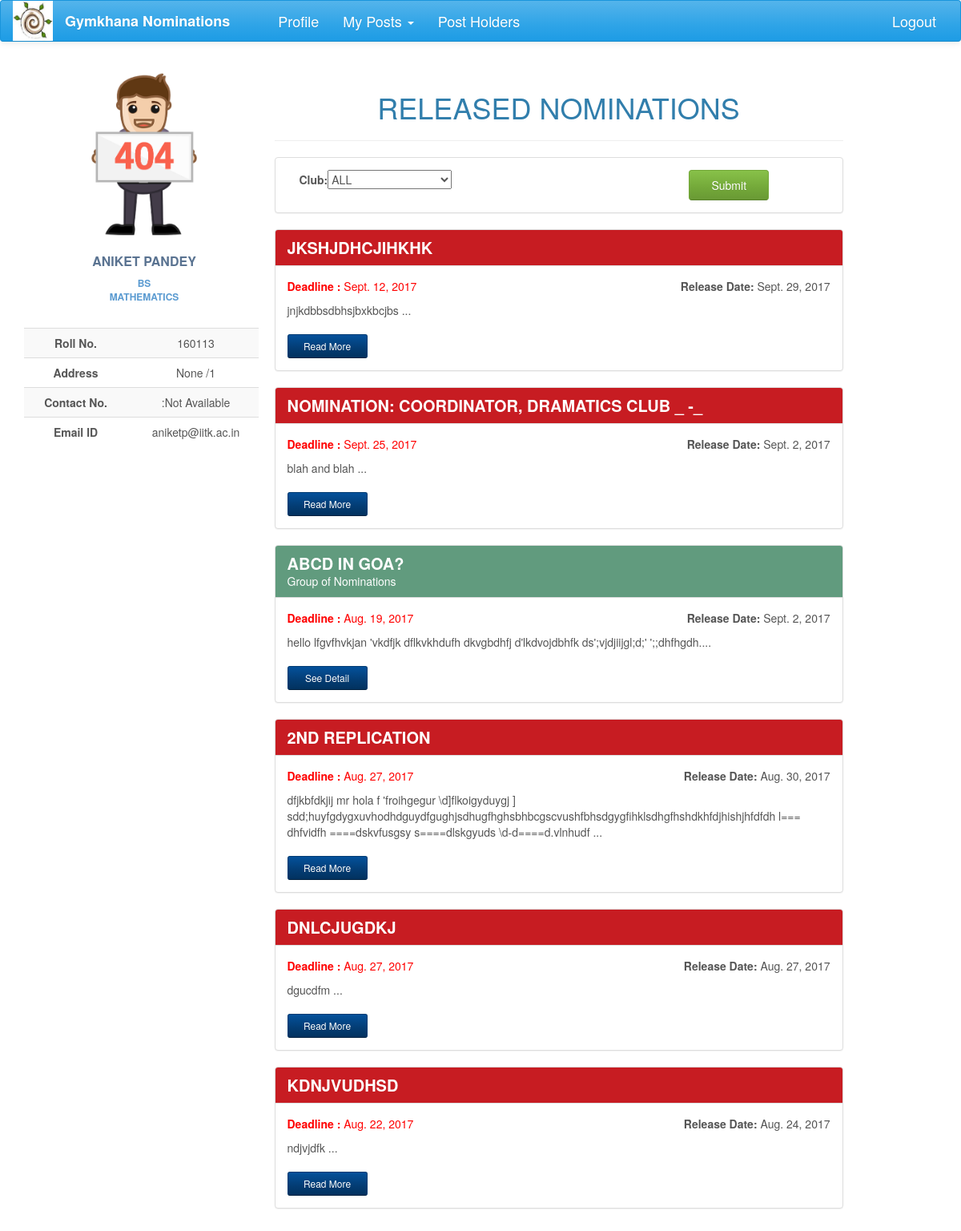
Screenshot of /nominations/ (signed in) with the database file from the repository.
### nomi/models.py (models this page shows, shortened)
class UserProfile(models.Model):
    user = models.OneToOneField(User, on_delete=models.CASCADE)
    user_img = models.ImageField(upload_to=user_directory_path, null=True, blank=True)
    name = models.CharField(max_length=100, blank=True)
    roll_no = models.IntegerField(null=True)
    programme = models.CharField(max_length=100, choices=PROGRAMME, default='B.Tech')
    department = models.CharField(max_length=200, default='AE')
    hall = models.CharField(max_length=10,default=1)
    room_no = models.CharField(max_length=10, null=True, blank=True)
    contact = models.CharField(max_length=10, null=True, blank=True)
    def image_url(self):
        if self.user_img and hasattr(self.user_img, 'url'):
            return self.user_img.url
        else:
            return '/static/nomi/img/banner.png'

class Nomination(models.Model):
    name = models.CharField(max_length=200)
    description = models.TextField(max_length=20000, null=True, blank=True)
    nomi_post = models.ForeignKey(Post, null=True)
    nomi_form = models.OneToOneField('forms.Questionnaire', null=True)
    nomi_session = models.IntegerField(null=True)
    status = models.CharField(max_length=50, choices=STATUS, default='Nomination created')
    result_approvals = models.ManyToManyField(Post, related_name='result_approvals', symmetrical=False, blank=True)
    nomi_approvals = models.ManyToManyField(Post, related_name='nomi_approvals', symmetrical=False, blank=True)
    group_status = models.CharField(max_length=50, choices=GROUP_STATUS, default='normal')
    tags = models.ManyToManyField(Club, related_name='club_nomi', symmetrical=False, blank=True)
    opening_date = models.DateField(null=True, blank=True)
    re_opening_date = models.DateField(null=True, blank=True, editable=True)
    deadline = models.DateField(null=True, blank=True, editable=True)
    interview_panel = models.ManyToManyField(User, related_name='panel', symmetrical=False, blank=True)

class GroupNomination(models.Model):
    name = models.CharField(max_length=2000, null=True)
    description = models.TextField(max_length=5000, null=True, blank=True)
    nominations = models.ManyToManyField(Nomination, symmetrical=False, blank=True)
    status = models.CharField(max_length=50, choices=G_STATUS, default='created')
    opening_date = models.DateField(null=True, blank=True, default=timezone.now)
    deadline = models.DateField(null=True, blank=True)
    approvals = models.ManyToManyField(Post, related_name='group_approvals', symmetrical=False, blank=True)
    tags = models.ManyToManyField(Club, related_name='club_group', symmetrical=False, blank=True)

### nomi/views.py (the view, shortened to what this page needs)
@login_required
def index(request):
    if request.user.is_authenticated:
        try:
            today = datetime.now()
            posts = Post.objects.filter(post_holders=request.user)
            username = UserProfile.objects.get(user=request.user)
            club_filter = ClubFilter(request.POST or None)
            grouped_nomi = GroupNomination.objects.filter(status='out')
            nomi = Nomination.objects.filter(group_status='normal').filter(status='Nomination out')
            re_nomi = Nomination.objects.filter(group_status='normal').\
                filter(status='Interview period and Nomination reopened')
            nomi = nomi | re_nomi
            result_query = sorted(chain(nomi, grouped_nomi), key=attrgetter('opening_date'), reverse=True)
            return render(request, 'index1.html', context={'posts': posts, 'username': username,
                                                           'club_filter': club_filter, 'today': today,
                                                           'result_query': result_query})
        except ObjectDoesNotExist:
            form = UserId(request.POST or None)
            if form.is_valid():
                try:
                    data = getRecord(form.cleaned_data['user_roll'])
                except:
                    error = True
                    return render(request, 'register.html', context={'form': form, 'error': error})
                email = str(request.user) + '@iitk.ac.in'
                if email == data['email']:
                    profile = UserProfile.objects.create(user=request.user,name = data['name'],roll_no = data['roll'],
                                                     programme = data["program"],department = data['department'],
                                                     contact = data['mobile'], room_no = data['room'],hall = data['hall'])
                    pk = profile.pk
                    return HttpResponseRedirect(reverse('profile_update', kwargs={'pk': pk}))
                else:
                    error = True
                    return render(request, 'register.html', context={'form': form, 'error': error})
            error = False
            return render(request, 'register.html', context={'form': form ,'error':error})
    else:
        return HttpResponseRedirect(reverse('login'))

### nomi/forms.py
class ClubFilter(forms.Form):
    def __init__(self, *args, **kwargs):
        super(ClubFilter, self).__init__(*args, **kwargs)
        self.fields["club"] = forms.ChoiceField( choices = make_club_choice(None,-2),widget=forms.Select,required= False)

### info/forms.py (called while the page is built)
def make_club_choice(parent,i):
    global GLOBAL_CHOICE
    child_clubs = Club.objects.filter(club_parent = parent)
    if parent is None:
        GLOBAL_CHOICE = [('NA', 'ALL')]
    else:
        if parent.club_parent is None:
            pass
        else:
            GLOBAL_CHOICE = GLOBAL_CHOICE + [(parent.id , '. ' *2*  i + '' + ' ' + str(parent))]
    if child_clubs:
        for each in child_clubs:
            make_club_choice(each,i+1)
    return GLOBAL_CHOICE

### nomi/global_contexts.py (called while the page is built)
def context(request):
    if request.user.is_authenticated:
        try:
            my_profile = UserProfile.objects.get(user=request.user)
            my_posts = Post.objects.filter(post_holders=request.user)
            interviews = Nomination.objects.filter(interview_panel=request.user).exclude(status = "Work done")
            length = len(my_posts)
            senate = False
            for post in my_posts:
                if post.perms == 'can ratify the post':
                    senate = True
            return {'my_posts': my_posts, 'my_profile': my_profile, 'senate': senate, 'length': length,
                    'interviews': interviews}
        except ObjectDoesNotExist:
            return {'my_posts': 0, 'my_profile': 0}
    else:
        return {'my_posts': 0, 'my_profile': 0}

### nomi/models.py (called while the page is built)
    def __str__(self):
        return self.club_name

### nomi/templatetags/temp_tags.py (called while the page is built)
@register.filter
def to_class_name(value):
    return value.__class__.__name__

@register.filter
def group_status(group):
    out = False
    for nomi in group.nominations.all():
        if nomi.status == 'Nomination out':
            out = True
            break
    return out

### nomi/templates/index1.html (shortened to what this page needs)
{% extends 'base2.html' %}
{% load staticfiles %}
{% load bootstrap %}
{% load temp_tags %}
{% block content %}
<div class="profile-content ">
                <br>
                  <h1 style="text-align: center">RELEASED NOMINATIONS</h1>
                    <hr>
             <div class="panel panel-default">
                  <div class="panel-body">
                    <form action="" method="post">
                        <div class = col-lg-8 >
                           {{club_filter|bootstrap_horizontal}}
                        </div>
                    <div class="col-lg-3 text-center">
                        <input type="submit" value="Submit" class="btn-success btn nomi-filter" />
                    </div>
                    </form>
                  </div>
                </div>
                    {% for nomi in result_query %}
                    {% if nomi|to_class_name == 'Nomination' %}
                            {% if nomi.deadline < today.date  %}
                                <div  class="panel panel-danger">
                                    <div class="panel-heading">
                                        <h3 class="panel-title" style="font-weight: bolder; font-size: 20px">{{ nomi.name.upper }} </h3>
                                    </div>
                                    <div class="panel-body">
                                        <div class="row">
                                            <div class=" col-lg-6">
                                                <p style="color:red"><span style="font-weight:bolder"> Deadline :  </span>{{nomi.deadline}}</p>
                                            </div>
                                            <div class="text-right col-lg-6">
                                                <span style="font-weight: bold">Release Date: </span> {{nomi.opening_date}}
                                            </div>
                                        </div>
                                        {% autoescape off %}
                                            <p>{{nomi.description|slice:":250"}} ...</p>
                                        {% endautoescape %}
                                        <a href="{% url 'nomi_detail' nomi_pk=nomi.pk %}"
                                           class="btn btn-sm read-more-button btn-info">Read More</a>
                                    </div>
                                </div>
                            {% endif %}
                        {% elif nomi|group_status %}
                        <div class="panel panel-success">
                            <div class="panel-heading" style="background-color:  #619B7E">
                            <h3 class="panel-title" style="font-weight: bolder; font-size: 20px">{{ nomi.name.upper }}</h3>
                                <div class="row">
                                    <div class="col-md-6 "><span>Group of Nominations</span></div>
                                </div>
                            </div>
                            <div class="panel-body">
                                <div class="row">
                                            <div class="col-lg-6">
                                                {% if nomi.deadline < today.date  %}
                                                <p style="color:red"><span style="font-weight:bolder"> Deadline :  </span>{{nomi.deadline}}</p>
                                                {% else %}
                                                <p><span style="font-weight:bolder"> Deadline :  </span>{{nomi.deadline}}</p>
                                                {%endif%}
                                            </div>
                                            <div class=" text-right col-lg-6">
                                                <span style="font-weight: bold">Release Date: </span> {{nomi.opening_date}}
                                            </div>
                                </div>
                                {% autoescape off %}
                                <p>{{nomi.description|slice:":500"}}....</p>
                                {% endautoescape %}
                                <a href="{% url 'group_nomi_detail' pk=nomi.pk %}"
                                    class="btn btn-sm read-more-button btn-info">See Detail</a>
                            </div>
                        </div>
                        {% endif %}
                    {% endfor %}
    </div>
</div>
{% endblock %}

### nomi/templates/base2.html (shortened to what this page needs)
<!DOCTYPE html>
<html lang="en">
{% load staticfiles %}
{% load bootstrap %}
<head>
    <link href="https://maxcdn.bootstrapcdn.com/bootswatch/3.3.7/cerulean/bootstrap.min.css" rel="stylesheet"
>
    <link href="https://maxcdn.bootstrapcdn.com/font-awesome/4.7.0/css/font-awesome.min.css" rel="stylesheet"
>
    <link rel="stylesheet" href="{% static 'nomi/css/main.css' %}" type="text/css">
</head>
<body>
{% block navigation %}
<nav class="navbar navbar-default" id="navbar">
    <div class="container-fluid">
        <div class="navbar-header">
            <a href="#">
                <div>
                    <a href={% url 'index' %}><img src="{% static 'nomi/img/gym.jpg' %}" width="50" height="50"></a>
                </div>
        </div>
        <div class="collapse navbar-collapse" id="bs-example-navbar-collapse-1">
            <ul class="nav navbar-nav">
                <li><a href="{% url 'index' %}" id="brand">Gymkhana Nominations</a></li>
                <li><a href="{% url 'profile' %}" id="navbar-links">Profile</a></li>
                {% block posts%}
                    {% if my_posts %}
                        <li class="dropdown">
                            <a href="#" class="dropdown-toggle" id="navbar-links" data-toggle="dropdown" role="button"
                               aria-expanded="false">My Posts <span class="caret"></span></a>
                        </li>
                    {% endif %}
                {% endblock %}
                <li><a href="{% url 'info:info' %}" id="navbar-links">Post Holders</a></li>
            </ul>
            <ul class="nav navbar-nav navbar-right">
                <li id="navbar-links"><a href="{% url 'logout' %}?next={% url 'login' %}">Logout</a></li>
            </ul>
        </div>
</nav>
{% endblock %}
<div class="container-fluid">
    <div  class="row profile">
        <div class="col-lg-3 col-md-3">
            {% block profile %}
            <div id="profile" class="profile-sidebar" style="position:fixed">
                <div class="profile-userpic">
                    <img src="{{ my_profile.image_url }}" class="img-responsive" alt="">
                </div>
                <div class="profile-usertitle">
                    <div class="profile-usertitle-name">
                        {{my_profile.name}}
                    </div>
                    <div class="profile-usertitle-job">
                        {{my_profile.programme}} <br> {{my_profile.department}}
                    </div>
                </div>
                <div class="profile-usermenu">
                    <table class="table table-striped table-hover ">
                        <tbody>
                        <tr>
                            <td id="topic">Roll No.</td>
                            <td>{{my_profile.roll_no}} </td>
                        </tr>
                        <tr>
                            <td id="topic">Address</td>
                            <td>{{my_profile.room_no}} /{{my_profile.hall}}</td>
                        </tr>
                        <tr>
                            <td id="topic">Contact No.</td>
                            <td>{{ my_profile.contact }}</td>
                        </tr>
                        <tr>
                            <td id="topic">Email ID</td>
                            <td>{{my_profile.user}}@iitk.ac.in</td>
                        </tr>
                        </tbody>
                    </table>
                </div>
            </div>
            {% endblock %}
        </div>
        <div class="col-lg-8 col-md-8">
            {% block content %}{% endblock %}
        </div>
    </div>
</body>
</html>

### nomi/static/nomi/css/main.css (style rules this page uses)
#brand { text-decoration: none; font-size: large; font-weight: bold; margin-right: 30px; }
#navbar-links { font-size: large; }
#navbar { position: fixed; width: 100%; z-index: 100; }
body { background: #ffffff; }
.profile { margin: 20px 0; }
.profile-sidebar { padding: 20px 0 10px 0; width: 300px; margin-top: 50px; }
.profile-userpic img { float: none; margin: 0 auto; width: 50%; height: 50%; }
.profile-usertitle { text-align: center; margin-top: 20px; }
.profile-usertitle-name { color: #5a7391; font-size: 16px; font-weight: 600; margin-bottom: 7px; }
.profile-usertitle-job { text-transform: uppercase; color: #5b9bd1; font-size: 12px; font-weight: 600; margin-bottom: 15px; }
.profile-usermenu { margin-top: 30px; }
.profile-usermenu table tbody tr td { text-align: center; }
#topic { font-weight: bolder; }
.profile-content { z-index: 0; margin-top: 32px; padding: 20px; background: #ffffff; min-height: 460px; }
.btn { width: 150px; }
.read-more-button { margin-top: 10px; width: 100px; }
.nomi-filter { margin-left: 30px; width: 100px; }
.panel-body p span { margin-bottom: 20px; }
.panel-success { transition: box-shadow 0.2s; }

### rows the page displays
UserProfile: name "ANIKET PANDEY", programme "BS", department "MATHEMATICS", roll_no "160113", room_no "None", hall "1", contact ":Not Available", user "aniketp"
Nomination: name "JKSHJDHCJIHKHK", deadline "Sept. 12, 2017", opening_date "Sept. 29, 2017", description "jnjkdbbsdbhsjbxkbcjbs"
Nomination: name "NOMINATION: COORDINATOR, DRAMATICS CLUB _ -_", deadline "Sept. 25, 2017", opening_date "Sept. 2, 2017", description "blah and blah"
GroupNomination: name "ABCD IN GOA?", deadline "Aug. 19, 2017", opening_date "Sept. 2, 2017", description "hello lfgvfhvkjan 'vkdfjk dflkvkhdufh dkvgbdhfj d'lkdvojdbhfk ds';vjdjiijgl;d;' ';;dhfhgdh"
Nomination: name "2ND REPLICATION", deadline "Aug. 27, 2017", opening_date "Aug. 30, 2017", description "dfjkbfdkjij mr hola f 'froihgegur \\d]flkoigyduygj ] sdd;huyfgdygxuvhodhdguydfgughjsdhugfhghsbhbcgscvushfbhsdgygfihklsdhgfhshdkhfdjhishjhfdfdh l=== dhfvidfh ====dskvfusgsy s====dlskgyuds \\d-d====d.vlnhudf"
Nomination: name "DNLCJUGDKJ", deadline "Aug. 27, 2017", opening_date "Aug. 27, 2017", description "dgucdfm"
Nomination: name "KDNJVUDHSD", deadline "Aug. 22, 2017", opening_date "Aug. 24, 2017", description "ndjvjdfk"
